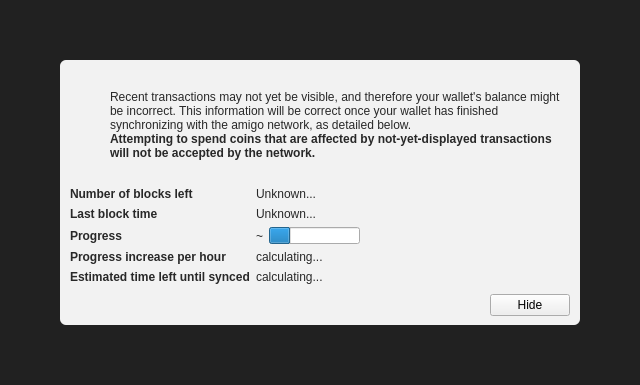
<?xml version="1.0" encoding="UTF-8"?>
<ui version="4.0">
 <class>ModalOverlay</class>
 <widget class="ModalOverlay" name="ModalOverlay">
  <property name="geometry">
   <rect>
    <x>0</x>
    <y>0</y>
    <width>640</width>
    <height>385</height>
   </rect>
  </property>
  <property name="windowTitle">
   <string>Form</string>
  </property>
  <layout class="QVBoxLayout" name="verticalLayout" stretch="0">
   <property name="sizeConstraint">
    <enum>QLayout::SetDefaultConstraint</enum>
   </property>
   <property name="leftMargin">
    <number>0</number>
   </property>
   <property name="topMargin">
    <number>0</number>
   </property>
   <property name="rightMargin">
    <number>0</number>
   </property>
   <property name="bottomMargin">
    <number>0</number>
   </property>
   <item>
    <widget class="QWidget" name="bgWidget" native="true">
     <property name="styleSheet">
      <string notr="true">#bgWidget { background: rgba(0,0,0,220); }</string>
     </property>
     <layout class="QVBoxLayout" name="verticalLayoutMain" stretch="1">
      <property name="leftMargin">
       <number>60</number>
      </property>
      <property name="topMargin">
       <number>60</number>
      </property>
      <property name="rightMargin">
       <number>60</number>
      </property>
      <property name="bottomMargin">
       <number>60</number>
      </property>
      <item>
       <widget class="QWidget" name="contentWidget" native="true">
        <property name="styleSheet">
         <string notr="true">#contentWidget { background: rgba(255,255,255,240); border-radius: 6px; }

QLabel { color: rgb(40,40,40);  }</string>
        </property>
        <layout class="QVBoxLayout" name="verticalLayoutSub" stretch="1,0,0,0">
         <property name="spacing">
          <number>0</number>
         </property>
         <property name="leftMargin">
          <number>10</number>
         </property>
         <property name="topMargin">
          <number>10</number>
         </property>
         <property name="rightMargin">
          <number>10</number>
         </property>
         <property name="bottomMargin">
          <number>10</number>
         </property>
         <item>
          <layout class="QHBoxLayout" name="horizontalLayoutIconText" stretch="0,1">
           <property name="topMargin">
            <number>20</number>
           </property>
           <item>
            <layout class="QVBoxLayout" name="verticalLayoutIcon">
             <property name="leftMargin">
              <number>0</number>
             </property>
             <item>
              <widget class="QPushButton" name="warningIcon">
               <property name="enabled">
                <bool>false</bool>
               </property>
               <property name="text">
                <string/>
               </property>
               <property name="icon">
                <iconset>
                 <normaloff>:/icons/warning</normaloff>
                 <disabledoff>:/icons/warning</disabledoff>:/icons/warning</iconset>
               </property>
               <property name="iconSize">
                <size>
                 <width>48</width>
                 <height>48</height>
                </size>
               </property>
               <property name="flat">
                <bool>true</bool>
               </property>
              </widget>
             </item>
             <item>
              <spacer name="verticalSpacerWarningIcon">
               <property name="orientation">
                <enum>Qt::Vertical</enum>
               </property>
               <property name="sizeHint" stdset="0">
                <size>
                 <width>20</width>
                 <height>40</height>
                </size>
               </property>
              </spacer>
             </item>
            </layout>
           </item>
           <item>
            <layout class="QVBoxLayout" name="verticalLayoutInfoText">
             <property name="leftMargin">
              <number>0</number>
             </property>
             <property name="topMargin">
              <number>0</number>
             </property>
             <item>
              <widget class="QLabel" name="infoText">
               <property name="text">
                <string>Recent transactions may not yet be visible, and therefore your wallet's balance might be incorrect. This information will be correct once your wallet has finished synchronizing with the amigo network, as detailed below.</string>
               </property>
               <property name="textFormat">
                <enum>Qt::RichText</enum>
               </property>
               <property name="wordWrap">
                <bool>true</bool>
               </property>
              </widget>
             </item>
             <item>
              <widget class="QLabel" name="infoTextStrong">
               <property name="font">
                <font>
                 <weight>75</weight>
                 <bold>true</bold>
                </font>
               </property>
               <property name="text">
                <string>Attempting to spend coins that are affected by not-yet-displayed transactions will not be accepted by the network.</string>
               </property>
               <property name="textFormat">
                <enum>Qt::RichText</enum>
               </property>
               <property name="wordWrap">
                <bool>true</bool>
               </property>
              </widget>
             </item>
             <item>
              <spacer name="verticalSpacerInTextSpace">
               <property name="orientation">
                <enum>Qt::Vertical</enum>
               </property>
               <property name="sizeHint" stdset="0">
                <size>
                 <width>20</width>
                 <height>40</height>
                </size>
               </property>
              </spacer>
             </item>
            </layout>
           </item>
          </layout>
         </item>
         <item>
          <spacer name="verticalSpacerAfterText">
           <property name="orientation">
            <enum>Qt::Vertical</enum>
           </property>
           <property name="sizeHint" stdset="0">
            <size>
             <width>20</width>
             <height>40</height>
            </size>
           </property>
          </spacer>
         </item>
         <item>
          <layout class="QFormLayout" name="formLayout">
           <property name="fieldGrowthPolicy">
            <enum>QFormLayout::FieldsStayAtSizeHint</enum>
           </property>
           <property name="horizontalSpacing">
            <number>6</number>
           </property>
           <property name="verticalSpacing">
            <number>6</number>
           </property>
           <property name="topMargin">
            <number>10</number>
           </property>
           <item row="0" column="0">
            <widget class="QLabel" name="labelNumberOfBlocksLeft">
             <property name="font">
              <font>
               <weight>75</weight>
               <bold>true</bold>
              </font>
             </property>
             <property name="text">
              <string>Number of blocks left</string>
             </property>
            </widget>
           </item>
           <item row="0" column="1">
            <widget class="QLabel" name="numberOfBlocksLeft">
             <property name="text">
              <string>Unknown...</string>
             </property>
            </widget>
           </item>
           <item row="1" column="0">
            <widget class="QLabel" name="labelLastBlockTime">
             <property name="font">
              <font>
               <weight>75</weight>
               <bold>true</bold>
              </font>
             </property>
             <property name="text">
              <string>Last block time</string>
             </property>
            </widget>
           </item>
           <item row="1" column="1">
            <widget class="QLabel" name="newestBlockDate">
             <property name="sizePolicy">
              <sizepolicy hsizetype="Maximum" vsizetype="Preferred">
               <horstretch>0</horstretch>
               <verstretch>0</verstretch>
              </sizepolicy>
             </property>
             <property name="text">
              <string>Unknown...</string>
             </property>
            </widget>
           </item>
           <item row="2" column="0">
            <widget class="QLabel" name="labelSyncDone">
             <property name="font">
              <font>
               <weight>75</weight>
               <bold>true</bold>
              </font>
             </property>
             <property name="text">
              <string>Progress</string>
             </property>
            </widget>
           </item>
           <item row="2" column="1">
            <layout class="QHBoxLayout" name="horizontalLayoutSync" stretch="0,1">
             <item>
              <widget class="QLabel" name="percentageProgress">
               <property name="text">
                <string notr="true">~</string>
               </property>
              </widget>
             </item>
             <item>
              <widget class="QProgressBar" name="progressBar">
               <property name="value">
                <number>24</number>
               </property>
               <property name="format">
                <string/>
               </property>
              </widget>
             </item>
            </layout>
           </item>
           <item row="4" column="0">
            <widget class="QLabel" name="labelProgressIncrease">
             <property name="font">
              <font>
               <weight>75</weight>
               <bold>true</bold>
              </font>
             </property>
             <property name="text">
              <string>Progress increase per hour</string>
             </property>
            </widget>
           </item>
           <item row="4" column="1">
            <widget class="QLabel" name="progressIncreasePerH">
             <property name="text">
              <string>calculating...</string>
             </property>
            </widget>
           </item>
           <item row="5" column="0">
            <widget class="QLabel" name="labelEstimatedTimeLeft">
             <property name="font">
              <font>
               <weight>75</weight>
               <bold>true</bold>
              </font>
             </property>
             <property name="text">
              <string>Estimated time left until synced</string>
             </property>
            </widget>
           </item>
           <item row="5" column="1">
            <widget class="QLabel" name="expectedTimeLeft">
             <property name="text">
              <string>calculating...</string>
             </property>
            </widget>
           </item>
          </layout>
         </item>
         <item>
          <layout class="QHBoxLayout" name="horizontalLayoutButtons">
           <property name="leftMargin">
            <number>10</number>
           </property>
           <property name="topMargin">
            <number>10</number>
           </property>
           <item>
            <spacer name="horizontalSpacer">
             <property name="orientation">
              <enum>Qt::Horizontal</enum>
             </property>
             <property name="sizeHint" stdset="0">
              <size>
               <width>40</width>
               <height>20</height>
              </size>
             </property>
            </spacer>
           </item>
           <item>
            <widget class="QPushButton" name="closeButton">
             <property name="text">
              <string>Hide</string>
             </property>
            </widget>
           </item>
          </layout>
         </item>
        </layout>
       </widget>
      </item>
     </layout>
    </widget>
   </item>
  </layout>
 </widget>
 <customwidgets>
  <customwidget>
   <class>ModalOverlay</class>
   <extends>QWidget</extends>
   <header>qt/modaloverlay.h</header>
   <container>1</container>
  </customwidget>
 </customwidgets>
 <resources/>
 <connections/>
</ui>
